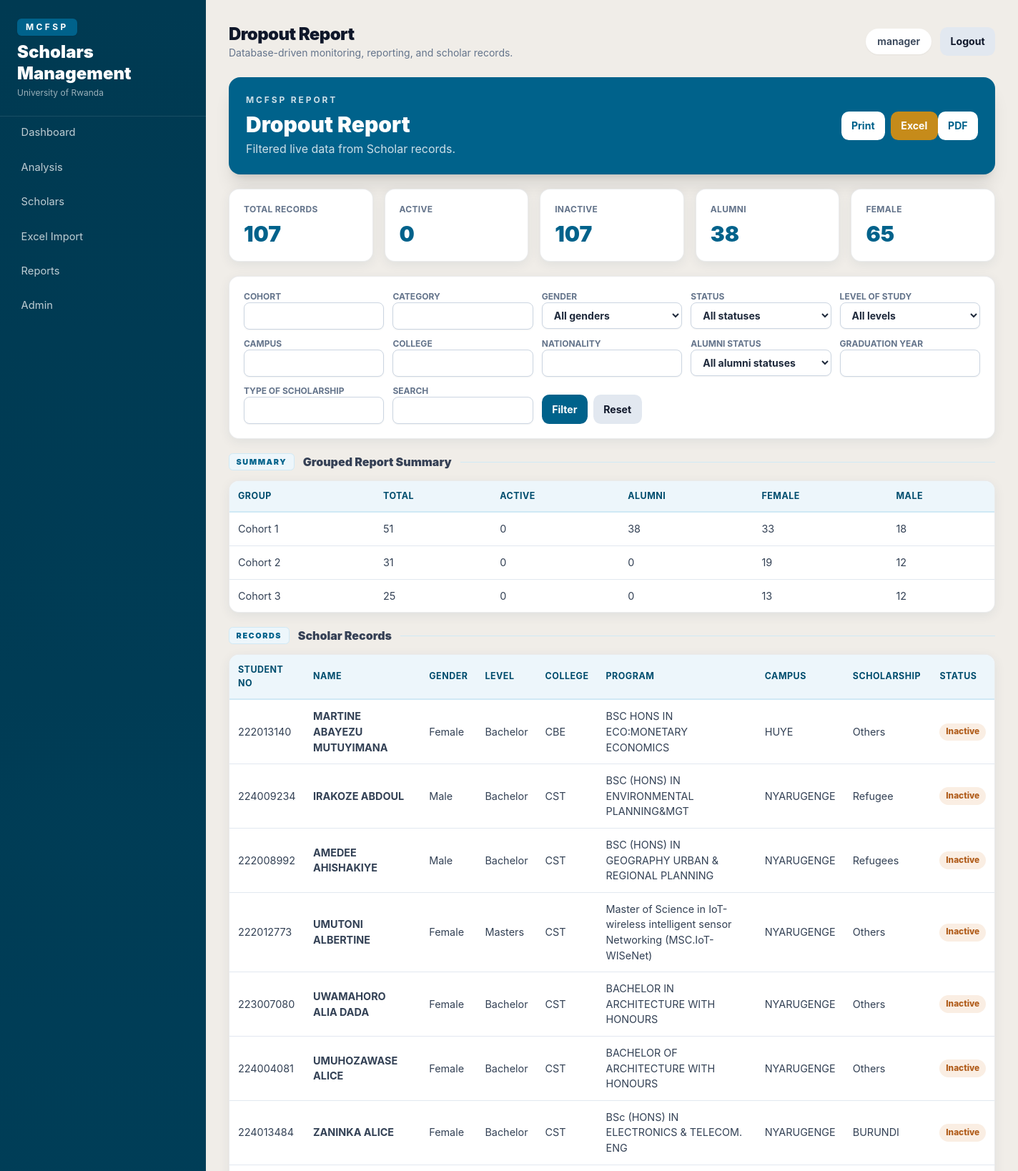
The page /reports/dropout/ (signed in, upper part) on the database its author committed.
### scholars/models.py (models this page shows, shortened)
class Scholar(models.Model):
    GENDER_CHOICES = [("Female", "Female"), ("Male", "Male"), ("Other", "Other")]
    STEM_CHOICES = [("STEM", "STEM"), ("Non-STEM", "Non-STEM")]
    LEVEL_CHOICES = [
        ("Bachelor", "Bachelor"),
        ("Masters", "Masters"),
        ("PhD", "PhD"),
        ("Diploma", "Diploma"),
        ("Certificate", "Certificate"),
    ]
    PROGRAM_CHOICES = [("Undergraduate", "Undergraduate"), ("Postgraduate", "Postgraduate")]
    student_no = models.CharField(max_length=60, unique=True, null=True, blank=True)
    first_name = models.CharField(max_length=100)
    last_name = models.CharField(max_length=100)
    gender = models.CharField(max_length=20, choices=GENDER_CHOICES)
    category = models.CharField(max_length=80, blank=True)
    cohort = models.CharField(max_length=20)
    level_of_study = models.CharField(max_length=40, choices=LEVEL_CHOICES)
    campus = models.CharField(max_length=120)
    college = models.CharField(max_length=160)
    nationality = models.CharField(max_length=100)
    program_type = models.CharField(max_length=50, choices=PROGRAM_CHOICES, blank=True)
    program = models.CharField(max_length=200, blank=True)
    program_of_studies = models.CharField(max_length=220, blank=True)
    stem_category = models.CharField(max_length=30, choices=STEM_CHOICES, blank=True)
    is_active = models.BooleanField(default=True)
    is_alumni = models.BooleanField(default=False)
    consider_alumni_as_active = models.BooleanField(default=False)
    expected_graduation_year = models.PositiveIntegerField(null=True, blank=True)
    graduation_year = models.PositiveIntegerField(null=True, blank=True)
    class_year = models.CharField(max_length=20, blank=True)
    intake = models.CharField(max_length=60, blank=True)
    batch = models.CharField(max_length=80, blank=True)
    type_of_scholarship = models.CharField(max_length=120, blank=True)
    region_category = models.CharField(max_length=120, blank=True)
    home_country = models.CharField(max_length=120, blank=True)
    nationality_country = models.CharField(max_length=120, blank=True)
    province = models.CharField(max_length=120, blank=True)
    district = models.CharField(max_length=120, blank=True)
    sector = models.CharField(max_length=120, blank=True)
    cell = models.CharField(max_length=120, blank=True)
    village = models.CharField(max_length=120, blank=True)
    length_of_program = models.CharField(max_length=60, blank=True)
    home_district = models.CharField(max_length=120, blank=True)
    promotion = models.CharField(max_length=120, blank=True)
    accepted_offer_status = models.CharField(max_length=120, blank=True)
    dropout_active_status = models.CharField(max_length=120, blank=True)
    active_status_reason = models.TextField(blank=True)
    replacement = models.CharField(max_length=120, blank=True)
    by_enrollment = models.CharField(max_length=120, blank=True)
    alumni_status = models.CharField(max_length=120, blank=True)
    dob = models.DateField(null=True, blank=True)
    marital_status = models.CharField(max_length=60, blank=True)
    joining_year = models.PositiveIntegerField(null=True, blank=True)
    phone = models.CharField(max_length=50, blank=True)
    email = models.EmailField(unique=True)
    date_of_leaving_program = models.DateField(null=True, blank=True)
    where_is_going = models.CharField(max_length=200, blank=True)
    family_parent_1 = models.CharField(max_length=160, blank=True)
    family_parent_2 = models.CharField(max_length=160, blank=True)
    family_parent_3 = models.CharField(max_length=160, blank=True)
    family_parent_relation_1 = models.CharField(max_length=120, blank=True)
    family_parent_relation_2 = models.CharField(max_length=120, blank=True)
    family_parent_relation_3 = models.CharField(max_length=120, blank=True)
    family_parent_phone_1 = models.CharField(max_length=50, blank=True)
    family_parent_phone_2 = models.CharField(max_length=50, blank=True)
    family_parent_phone_3 = models.CharField(max_length=50, blank=True)
    life_status = models.CharField(max_length=160, blank=True)
    remarks = models.TextField(blank=True)
    created_at = models.DateTimeField(auto_now_add=True)
    updated_at = models.DateTimeField(auto_now=True)
    class Meta:
        ordering = ["last_name", "first_name"]
        indexes = [
            models.Index(fields=["cohort", "category", "gender"]),
            models.Index(fields=["campus", "college"]),
            models.Index(fields=["is_active", "is_alumni"]),
            models.Index(fields=["student_no"]),
            models.Index(fields=["type_of_scholarship"]),
        ]
    @property
    def full_name(self):
        return f"{self.first_name} {self.last_name}"
    @property
    def active_from_dropout_status(self):
        return is_active_dropout_status(self.dropout_active_status)

### reports/views.py (the view)
# urls.py: path("<slug:slug>/", views.report_detail, name="report_detail"),
@login_required
def report_detail(request, slug):
    title, group_field = REPORTS.get(slug, REPORTS["scholars"])
    qs, form = report_queryset(request, slug)
    export = request.GET.get("export")
    if export == "excel":
        return export_excel(title, qs, group_field)
    if export == "pdf":
        return export_pdf(title, qs, group_field)
    total = qs.count()
    active = qs.filter(active_dropout_status_q()).count()
    inactive = qs.filter(inactive_dropout_status_q()).count()
    alumni = qs.filter(is_alumni=True).count()
    female = qs.filter(gender="Female").count()
    summary_cards = [
        ("Total Records", total),
        ("Active", active),
        ("Inactive", inactive),
        ("Alumni", alumni),
        ("Female", female),
    ]
    return render(request, "reports/detail.html", {"title": title, "slug": slug, "filter_form": form, "scholars": qs[:500], "summary": summary_rows(qs, group_field), "summary_cards": summary_cards})

### scholars/forms.py
class ScholarFilterForm(TailwindFormMixin, forms.Form):
    cohort = forms.CharField(required=False)
    category = forms.CharField(required=False)
    gender = forms.ChoiceField(required=False, choices=[("", "All genders")] + Scholar.GENDER_CHOICES)
    status = forms.ChoiceField(required=False, choices=[("", "All statuses"), ("active", "Active"), ("inactive", "Inactive")])
    level_of_study = forms.ChoiceField(required=False, choices=[("", "All levels")] + Scholar.LEVEL_CHOICES)
    campus = forms.CharField(required=False)
    college = forms.CharField(required=False)
    nationality = forms.CharField(required=False)
    alumni_status = forms.ChoiceField(required=False, choices=[("", "All alumni statuses"), ("yes", "Alumni"), ("no", "Not alumni")])
    graduation_year = forms.IntegerField(required=False)
    type_of_scholarship = forms.CharField(required=False)
    q = forms.CharField(required=False, label="Search")
    def __init__(self, *args, **kwargs):
        super().__init__(*args, **kwargs)
        self._style_fields()

### reports/views.py (called while the page is built)
def report_queryset(request, slug):
    qs, form = filter_scholars(Scholar.objects.all(), request.GET)
    if slug == "alumni":
        qs = qs.filter(is_alumni=True)
    elif slug == "dropout":
        qs = qs.filter(inactive_dropout_status_q())
    return qs, form

def summary_rows(qs, group_field):
    if not group_field:
        return []
    if group_field == "inactive":
        group_field = "cohort"
    rows = qs.values(group_field).annotate(
        total=Count("id"),
        active=Count("id", filter=active_dropout_status_q()),
        alumni=Count("id", filter=Q(is_alumni=True)),
        female=Count("id", filter=Q(gender="Female")),
        male=Count("id", filter=Q(gender="Male")),
    ).order_by(group_field)
    return [ [row[group_field], row["total"], row["active"], row["alumni"], row["female"], row["male"]] for row in rows]

### scholars/forms.py (called while the page is built)
    def _style_fields(self):
        for field in self.fields.values():
            classes = field.widget.attrs.get("class", "")
            field.widget.attrs["class"] = f"{classes} {self.base_class}".strip()

### scholars/status.py (called while the page is built)
def normalized_status(value):
    return " ".join(str(value or "").strip().lower().split())

def is_active_dropout_status(value):
    return normalized_status(value) in ACTIVE_DROPOUT_STATUS_VALUES

def active_dropout_status_q():
    query = Q()
    for value in ACTIVE_DROPOUT_STATUS_VALUES:
        query |= Q(dropout_active_status__iexact=value)
    return query

### templates/reports/detail.html (shortened to what this page needs)
{% extends "base.html" %}
{% block page_title %}{{ title }}{% endblock %}
{% block content %}
<section class="rounded-2xl bg-[#00628b] p-6 text-white shadow-xl">
  <div class="flex flex-col gap-3 md:flex-row md:items-center md:justify-between">
    <div>
      <div class="text-xs font-bold uppercase tracking-[0.24em] text-white/80">MCFSP Report</div>
      <h2 class="mt-2 text-3xl font-black">{{ title }}</h2>
      <p class="mt-1 text-white/80">Filtered live data from Scholar records.</p>
    </div>
    <div class="no-print flex flex-wrap gap-2">
      <button type="button" onclick="window.print()" class="btn bg-white text-[#00628b]">Print</button>
      <form method="get"><button name="export" value="excel" class="btn btn-gold">Excel</button><button name="export" value="pdf" class="btn bg-white text-[#00628b]">PDF</button></form>
    </div>
  </div>
</section>
<section class="mt-5 grid gap-4 sm:grid-cols-2 xl:grid-cols-5">
  {% for label,value in summary_cards %}
    <div class="card p-5">
      <div class="text-xs font-bold uppercase tracking-wide text-slate-500">{{ label }}</div>
      <div class="mt-2 text-3xl font-black text-[#00628b]">{{ value }}</div>
    </div>
  {% endfor %}
</section>
<form class="card no-print my-5 grid gap-3 p-5 md:grid-cols-5" method="get">
  {% for field in filter_form %}<label class="text-xs font-bold uppercase text-slate-500">{{ field.label }}{{ field }}</label>{% endfor %}
  <div class="flex items-end gap-2"><button class="btn btn-primary">Filter</button><a class="btn btn-secondary" href="{% url 'report_detail' slug %}">Reset</a></div>
</form>
{% if summary %}
<div class="section-title"><span>Summary</span><span>Grouped Report Summary</span></div>
<div class="card mb-5 overflow-hidden">
  <table class="table w-full">
    <thead><tr><th>Group</th><th>Total</th><th>Active</th><th>Alumni</th><th>Female</th><th>Male</th></tr></thead>
    <tbody>{% for row in summary %}<tr>{% for cell in row %}<td>{{ cell }}</td>{% endfor %}</tr>{% endfor %}</tbody>
  </table>
</div>
{% endif %}
<div class="section-title"><span>Records</span><span>Scholar Records</span></div>
<div class="card overflow-hidden">
  <div class="overflow-x-auto">
    <table class="table w-full">
      <thead><tr><th>Student No</th><th>Name</th><th>Gender</th><th>Level</th><th>College</th><th>Program</th><th>Campus</th><th>Scholarship</th><th>Status</th></tr></thead>
      <tbody>
        {% for scholar in scholars %}
          <tr><td>{{ scholar.student_no|default:"-" }}</td><td class="font-bold">{{ scholar.full_name }}</td><td>{{ scholar.gender }}</td><td>{{ scholar.level_of_study }}</td><td>{{ scholar.college }}</td><td>{{ scholar.program|default:"-" }}</td><td>{{ scholar.campus }}</td><td>{{ scholar.type_of_scholarship|default:scholar.category }}</td><td>{% if scholar.active_from_dropout_status %}<span class="status-badge status-active">Active</span>{% else %}<span class="status-badge status-inactive">Inactive</span>{% endif %}</td></tr>
        {% empty %}<tr><td colspan="9">No records.</td></tr>{% endfor %}
      </tbody>
    </table>
  </div>
</div>
{% endblock %}

### templates/base.html (shortened to what this page needs)
{% load static %}
<!doctype html>
<html lang="en">
<head>
  <script src="https://cdn.tailwindcss.com"></script>
  <link rel="stylesheet" href="{% static 'css/app.css' %}">
</head>
<body class="bg-[#f0ede8] text-slate-900">
  <div class="min-h-screen lg:flex">
    <aside class="no-print sidebar text-white lg:fixed lg:inset-y-0 lg:w-72">
      <div class="px-6 py-6 border-b border-white/10">
        <div class="inline-flex rounded-md bg-[#00628b] px-3 py-1 text-xs font-bold uppercase tracking-[0.28em] text-white shadow-sm">MCFSP</div>
        <div class="mt-2 text-2xl font-black leading-tight">Scholars Management</div>
        <div class="mt-1 text-xs text-white/60">University of Rwanda</div>
      </div>
      <nav class="space-y-1 px-4 pb-6">
        <a class="nav-link" href="{% url 'dashboard' %}">Dashboard</a>
        <a class="nav-link" href="{% url 'analysis' %}">Analysis</a>
        <a class="nav-link" href="{% url 'scholar_list' %}">Scholars</a>
        <a class="nav-link" href="{% url 'import_upload' %}">Excel Import</a>
        <a class="nav-link" href="{% url 'report_index' %}">Reports</a>
        <a class="nav-link" href="{% url 'admin:index' %}">Admin</a>
      </nav>
    </aside>
    <main class="lg:ml-72 flex-1 p-4 sm:p-6 lg:p-8">
      <header class="no-print mb-6 flex flex-col gap-3 sm:flex-row sm:items-center sm:justify-between">
        <div>
          <h1 class="text-2xl font-black tracking-tight">{% block page_title %}Dashboard{% endblock %}</h1>
          <p class="text-sm text-slate-500">Database-driven monitoring, reporting, and scholar records.</p>
        </div>
        <div class="flex items-center gap-3 text-sm">
          {% if user.is_authenticated %}
            <span class="rounded-full bg-white px-4 py-2 font-semibold text-slate-700 shadow-sm">{{ user.username }}</span>
            <form method="post" action="{% url 'logout' %}">{% csrf_token %}<button class="btn btn-secondary">Logout</button></form>
          {% endif %}
        </div>
      </header>
      {% block content %}{% endblock %}
    </main>
  </div>
</body>
</html>

### static/css/app.css (style rules this page uses)
:root { --primary: #00628b; --primary-dark: #004d6e; --primary-deep: #003a52; --primary-mid: #0079aa; --primary-pale: #d0e9f5; --primary-faint:#edf6fb; --gold: #c68b1a; --gold-pale: #fdf3dd; --bg: #f0ede8; --ink: #354055; --muted: #8e9aaa; --mcfsp-blue: #00628b; --mcfsp-teal: #00628b; --mcfsp-gold: #c68b1a; --mcfsp-bg: #f0ede8; --mcfsp-ink: #354055; --mcfsp-muted: #8e9aaa; }
body { font-family: Inter, ui-sans-serif, system-ui, -apple-system, BlinkMacSystemFont, "Segoe UI", sans-serif; }
.sidebar { background: linear-gradient(180deg, var(--primary-deep) 0%, var(--primary-dark) 100%); }
.nav-link { display:flex; align-items:center; gap:.65rem; border-radius:.65rem; padding:.7rem .85rem; color:rgba(255,255,255,.75); font-size:.92rem; transition:background .15s, color .15s; }
.card { border:1px solid rgba(30,40,50,.09); background:#fff; border-radius:14px; box-shadow:0 4px 16px rgba(0,62,90,.07); }
.btn { display:inline-flex; align-items:center; justify-content:center; gap:.4rem; border-radius:.65rem; padding:.62rem .9rem; font-weight:700; font-size:.88rem; transition:filter .15s; }
.btn-primary { background:var(--primary); color:white; }
.btn-secondary { background:#e2e8f0; color:#0f172a; }
.btn-gold { background:var(--gold); color:white; }
.table th { background:var(--primary-faint); color:var(--primary-dark); font-weight:700; text-align:left; padding:.75rem; font-size:.78rem; text-transform:uppercase; letter-spacing:.04em; border-bottom:2px solid var(--primary-pale); }
.table td { border-top:1px solid #e2e8f0; padding:.75rem; font-size:.9rem; color:#334155; }
.status-badge { display:inline-flex; align-items:center; border-radius:999px; padding:.22rem .55rem; font-size:.74rem; font-weight:800; }
.status-inactive { background:#faeee3; color:#b05c1a; }
.section-title { display:flex; align-items:center; gap:.75rem; margin:1.25rem 0 .85rem; }
.section-title span:first-child { background:var(--primary-faint); color:var(--primary); border:1px solid var(--primary-pale); border-radius:.35rem; padding:.18rem .6rem; font-size:.68rem; font-weight:900; letter-spacing:.14em; text-transform:uppercase; }
.section-title span:nth-child(2) { color:var(--ink); font-weight:900; }
.section-title:after { content:""; height:1px; background:var(--primary-pale); flex:1; }

### rows shown on the page
Scholar: student_no "222013140", full_name "MARTINE ABAYEZU MUTUYIMANA", gender "Female", level_of_study "Bachelor", college "CBE", program "BSC HONS IN ECO:MONETARY ECONOMICS", campus "HUYE", type_of_scholarship "Others", shows "Inactive"
Scholar: student_no "224009234", full_name "IRAKOZE ABDOUL", gender "Male", level_of_study "Bachelor", college "CST", program "BSC (HONS) IN ENVIRONMENTAL PLANNING&MGT", campus "NYARUGENGE", type_of_scholarship "Refugee", shows "Inactive"
Scholar: student_no "222008992", full_name "AMEDEE AHISHAKIYE", gender "Male", level_of_study "Bachelor", college "CST", program "BSC (HONS) IN GEOGRAPHY URBAN & REGIONAL PLANNING", campus "NYARUGENGE", type_of_scholarship "Refugees", shows "Inactive"
Scholar: student_no "222012773", full_name "UMUTONI ALBERTINE", gender "Female", level_of_study "Masters", college "CST", program "Master of Science in IoT-wireless intelligent sensor Networking (MSC.IoT-WISeNet)", campus "NYARUGENGE", type_of_scholarship "Others", shows "Inactive"
Scholar: student_no "223007080", full_name "UWAMAHORO ALIA DADA", gender "Female", level_of_study "Bachelor", college "CST", program "BACHELOR IN ARCHITECTURE WITH HONOURS", campus "NYARUGENGE", type_of_scholarship "Others", shows "Inactive"
Scholar: student_no "224004081", full_name "UMUHOZAWASE ALICE", gender "Female", level_of_study "Bachelor", college "CST", program "BACHELOR OF ARCHITECTURE WITH HONOURS", campus "NYARUGENGE", type_of_scholarship "Others", shows "Inactive"
Scholar: student_no "224013484", full_name "ZANINKA ALICE", gender "Female", level_of_study "Bachelor", college "CST", program "BSc (HONS) IN ELECTRONICS & TELECOM. ENG", campus "NYARUGENGE", type_of_scholarship "BURUNDI", shows "Inactive"

### other values the page prints
{{ title }} "Dropout Report"
{{ user.username }} "manager"
{{ label }} "TOTAL RECORDS" "ACTIVE" "INACTIVE" "ALUMNI" "FEMALE"
{{ value }} "107" "0" "107" "38" "65"
{{ field.label }} "COHORT" "CATEGORY" "GENDER" "STATUS" "LEVEL OF STUDY" "CAMPUS" "COLLEGE" "NATIONALITY" "ALUMNI STATUS" "GRADUATION YEAR" "TYPE OF SCHOLARSHIP" "SEARCH"
{{ cell }} "Cohort 1" "51" "0" "38" "33" "18" "Cohort 2" "31" "0" "0" "19" "12" "Cohort 3" "25" "0" "0" "13" "12"
